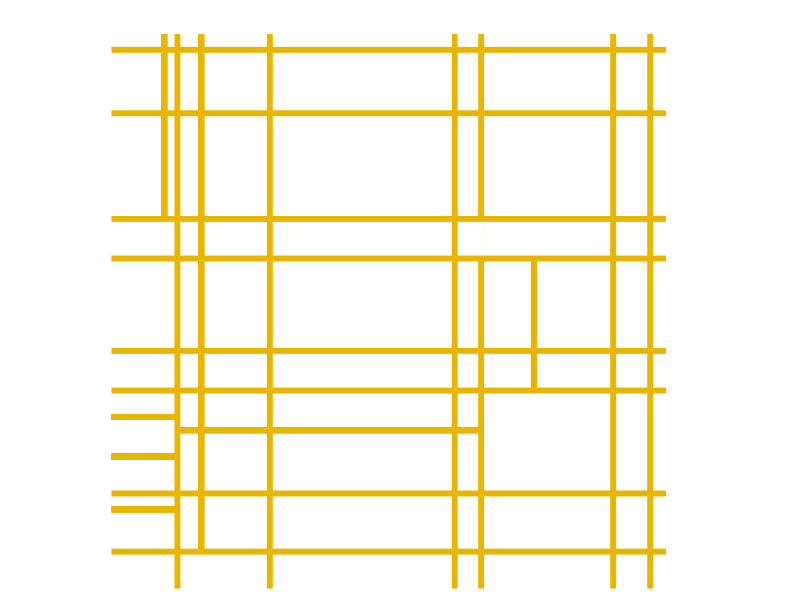

Generate this figure with R:
## ---- chunk 1
library(knitr)
library(tidyverse)
library(ggplot2)
## ---- chunk 2
my_theme <- function(base_size = 12, base_family = "Helvetica"){
    theme_minimal() +
    theme(axis.title.y = element_blank(),axis.title.x = element_blank(),
    plot.title = element_text(face="bold", size=16),
    axis.text = element_blank(),
    plot.background = element_rect(fill = 'white',color=NA),
    panel.grid = element_blank(),
    legend.position = 'None', legend.title = element_blank(),
    aspect.ratio = 1)
}

## ---- chunk 3
#| warning: false
set.seed(1)

rectangles <- data.frame(
  xmin = c(-0.5, 2.5, 4, 6, 7.5),
  xmax = c(1, 3.5, 6, 7.5, 9.7),
  ymin = c(7.5, 0, 7.5, .5, 4),
  ymax = c(10, 4, 7.5, 2, 10),
  color = c("#E8B600", "white", "white", "#CC0000", "white")
)


vertical_lines <- data.frame(
  x = c(0.75, 2.5, 6, 6.5, 9, 9.7),
  y = rep(10, 6)
)


horizontal_lines <- data.frame(
  x = c(10, 10, 10, 10, 10, 10, 10, 10),
  y = c(0.2, 1.3, 3.25, 4, 5.75, 6.5, 8.5, 9.7)
)


ggplot() +
  geom_segment(data = vertical_lines, aes(x = x, y = -0.5, xend = x, yend = y), color = "#E8B600", size = 2) +
  geom_segment(data = vertical_lines, aes(x = 1.2, y = 0.2, xend = 1.2, yend = y), color = "#E8B600", size = 2) +
  geom_segment(data = vertical_lines, aes(x = 0.5, y = 6.5, xend = 0.5, yend = y), color = "#E8B600", size = 2) +
  geom_segment(data = vertical_lines, aes(x = 6.5, y = 5.75, xend = 6.5, yend = 6.5), color = "white", size = 2) +
  geom_segment(data = vertical_lines, aes(x = 7.5, y = 3.25, xend = 7.5, yend = 5.75), color = "#E8B600", size = 2) +
  geom_segment(data = horizontal_lines, aes(x = -0.5, y = y, xend = x, yend = y), color = "#E8B600", size = 2) +
  geom_segment(data= horizontal_lines, aes(x=-0.5, y=2.75, xend=0.75, yend=2.75), color = "#E8B600", size = 2) +
  geom_segment(data= horizontal_lines, aes(x=-0.5, y=2, xend=0.75, yend=2), color = "#E8B600", size = 2) +
  geom_segment(data= horizontal_lines, aes(x=-0.5, y=1, xend=0.75, yend=1), color = "#E8B600", size = 2) +
  geom_segment(data= horizontal_lines, aes(x= 0.75, y=2.5, xend=6.5, yend=2.5), color = "#E8B600", size = 2) +
  coord_cartesian(xlim = c(0, 10), ylim = c(0, 10)) +
  scale_fill_identity() +
  my_theme()
